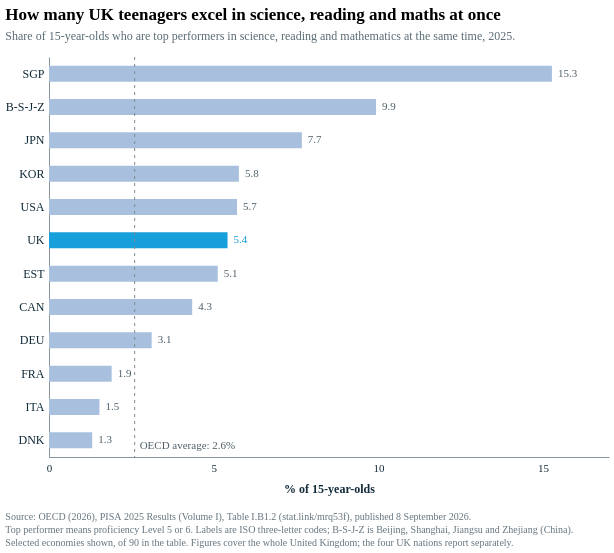

Write the Vega-Lite specification saved for this chart.
### Vega-Lite specification from a JSON file in a GitHub repository (floating-point values rounded to 4 significant figures)
{"config": {"font": "Circular Std", "mark": {"line": {"interpolate": "linear"}}, "view": {"stroke": null, "width": 400, "height": 300, "strokeWidth": 0}, "range": {"category": ["#179fdb", "#e6224b", "#f4c245", "#122b39", "#eb5c2e", "#36b7b4"], "diverging": ["#E6224B", "#E54753", "#C9C9C9", "#179FDB", "#122B39"], "heatmap": ["#C9C9C9", "#179FDB", "#0063AF", "#122B39"], "ordinal": ["#00A767", "#36B7B4", "#179FDB", "#0063AF", "#243B5A"]}, "axisX": {"labelColor": "#122b39", "tickColor": "#122b39", "domainColor": "#122b39", "domainOpacity": 0.5, "gridOpacity": 0, "labelFont": "Circular Std", "labelAngle": 0, "labelAlign": "center", "labelFontSize": 11, "labelPadding": 5, "tickCount": 10, "tickSize": 0, "title": ""}, "axisY": {"labelColor": "#122b39", "labelFont": "Circular Std", "tickColor": "#122b39", "domainColor": "#122b39", "gridColor": "#122b39", "gridDash": [1, 5], "gridOpacity": 0.5, "labelPadding": 5, "labelFontSize": 11, "domainOpacity": 0.5, "tickSize": 0, "title": null, "titleAlign": "left", "titleAngle": 0, "titleBaseline": "bottom", "titleColor": "#122b39", "titleOpacity": 0.9, "titleX": 0, "titleY": -7}, "axis": {"labelFontSize": 11}}, "vconcat": [{"layer": [{"data": {"name": "data-5ff7d4a37ff555e3a67fa3e3a924fb61"}, "mark": {"type": "bar", "height": 16}, "encoding": {"color": {"condition": {"test": "datum.is_uk", "value": "#179fdb"}, "value": "#a8c0de"}, "tooltip": [{"field": "economy", "type": "nominal"}, {"field": "share", "type": "quantitative"}], "x": {"axis": {"format": "d", "tickCount": 5, "title": "% of 15-year-olds", "titleColor": "#122b39", "titleFontSize": 12, "titlePadding": 10}, "field": "share", "scale": {"domain": [0, 17], "nice": false}, "type": "quantitative"}, "y": {"axis": {"labelFontSize": 12, "title": null}, "field": "code", "sort": ["SGP", "B-S-J-Z", "JPN", "KOR", "USA", "UK", "EST", "CAN", "DEU", "FRA", "ITA", "DNK"], "type": "nominal"}}}, {"data": {"name": "data-5ff7d4a37ff555e3a67fa3e3a924fb61"}, "mark": {"type": "text", "align": "left", "baseline": "middle", "dx": 6, "fontSize": 11}, "encoding": {"color": {"condition": {"test": "datum.is_uk", "value": "#179fdb"}, "value": "#4d606a"}, "text": {"field": "share", "format": ".1f", "type": "quantitative"}, "x": {"axis": {"format": "d", "tickCount": 5, "title": "% of 15-year-olds", "titleColor": "#122b39", "titleFontSize": 12, "titlePadding": 10}, "field": "share", "scale": {"domain": [0, 17], "nice": false}, "type": "quantitative"}, "y": {"axis": {"labelFontSize": 12, "title": null}, "field": "code", "sort": ["SGP", "B-S-J-Z", "JPN", "KOR", "USA", "UK", "EST", "CAN", "DEU", "FRA", "ITA", "DNK"], "type": "nominal"}}}, {"data": {"name": "data-243db3f31d203c4c60ce49a909bdaa88"}, "mark": {"type": "rule", "color": "#7d8a92", "strokeDash": [3, 4], "strokeWidth": 1}, "encoding": {"x": {"axis": {"format": "d", "tickCount": 5, "title": "% of 15-year-olds", "titleColor": "#122b39", "titleFontSize": 12, "titlePadding": 10}, "field": "share", "scale": {"domain": [0, 17], "nice": false}, "type": "quantitative"}}}, {"data": {"name": "data-243db3f31d203c4c60ce49a909bdaa88"}, "mark": {"type": "text", "align": "left", "baseline": "bottom", "color": "#4d606a", "dx": 5, "fontSize": 11, "text": "OECD average: 2.6%"}, "encoding": {"x": {"axis": {"format": "d", "tickCount": 5, "title": "% of 15-year-olds", "titleColor": "#122b39", "titleFontSize": 12, "titlePadding": 10}, "field": "share", "scale": {"domain": [0, 17], "nice": false}, "type": "quantitative"}, "y": {"value": 394}}}], "height": 400, "title": {"text": "How many UK teenagers excel in science, reading and maths at once", "anchor": "start", "fontSize": 17, "offset": 14, "subtitle": ["Share of 15-year-olds who are top performers in science, reading and mathematics at the same time, 2025."], "subtitleColor": "#596b74", "subtitleFontSize": 12, "subtitlePadding": 7}, "width": 560}], "title": {"text": ["Source: OECD (2026), PISA 2025 Results (Volume I), Table I.B1.2 (stat.link/mrq53f), published 8 September 2026.", "Top performer means proficiency Level 5 or 6. Labels are ISO three-letter codes; B-S-J-Z is Beijing, Shanghai, Jiangsu and Zhejiang (China).", "Selected economies shown, of 90 in the table. Figures cover the whole United Kingdom; the four UK nations report separately."], "anchor": "start", "color": "#65757e", "fontSize": 10, "fontWeight": 400, "lineHeight": 13, "offset": 18, "orient": "bottom"}, "$schema": "https://vega.github.io/schema/vega-lite/v6.1.0.json", "datasets": {"data-5ff7d4a37ff555e3a67fa3e3a924fb61": [{"economy": "B-S-J-Z (China)", "flagged": false, "share": 9.928, "code": "B-S-J-Z", "is_uk": false}, {"economy": "Canada", "flagged": true, "share": 4.347, "code": "CAN", "is_uk": false}, {"economy": "Denmark", "flagged": false, "share": 1.312, "code": "DNK", "is_uk": false}, {"economy": "Estonia", "flagged": false, "share": 5.123, "code": "EST", "is_uk": false}, {"economy": "France", "flagged": false, "share": 1.903, "code": "FRA", "is_uk": false}, {"economy": "Germany", "flagged": false, "share": 3.117, "code": "DEU", "is_uk": false}, {"economy": "Italy", "flagged": false, "share": 1.531, "code": "ITA", "is_uk": false}, {"economy": "Japan", "flagged": false, "share": 7.676, "code": "JPN", "is_uk": false}, {"economy": "Korea", "flagged": false, "share": 5.764, "code": "KOR", "is_uk": false}, {"economy": "Singapore", "flagged": false, "share": 15.27, "code": "SGP", "is_uk": false}, {"economy": "United Kingdom", "flagged": false, "share": 5.42, "code": "UK", "is_uk": true}, {"economy": "United States", "flagged": true, "share": 5.707, "code": "USA", "is_uk": false}], "data-243db3f31d203c4c60ce49a909bdaa88": [{"share": 2.6}]}}
